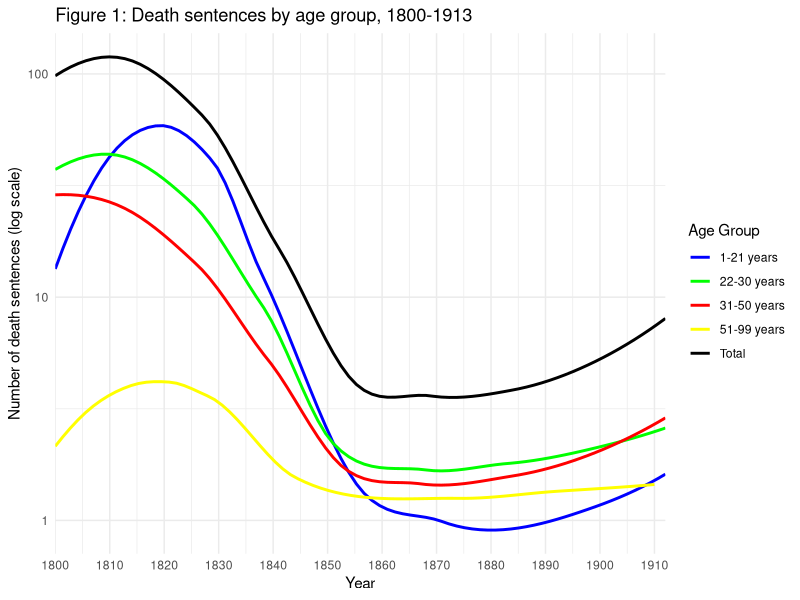
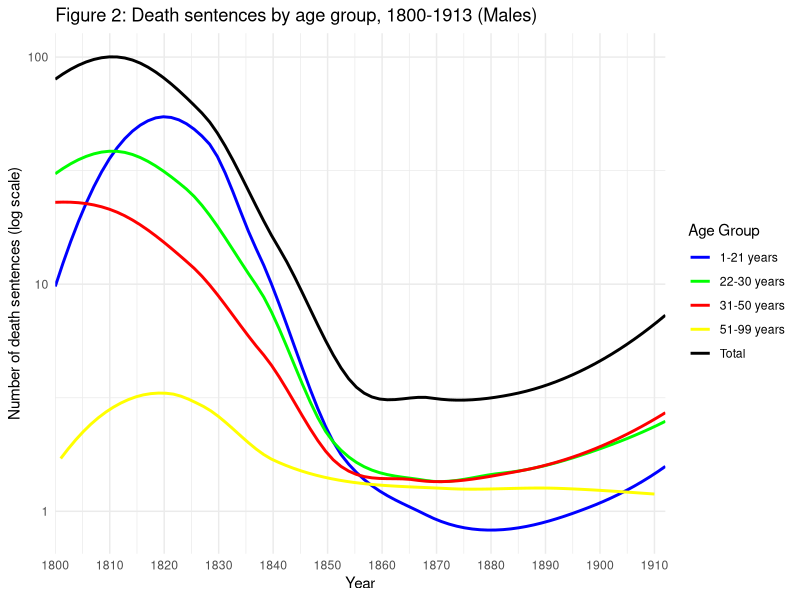
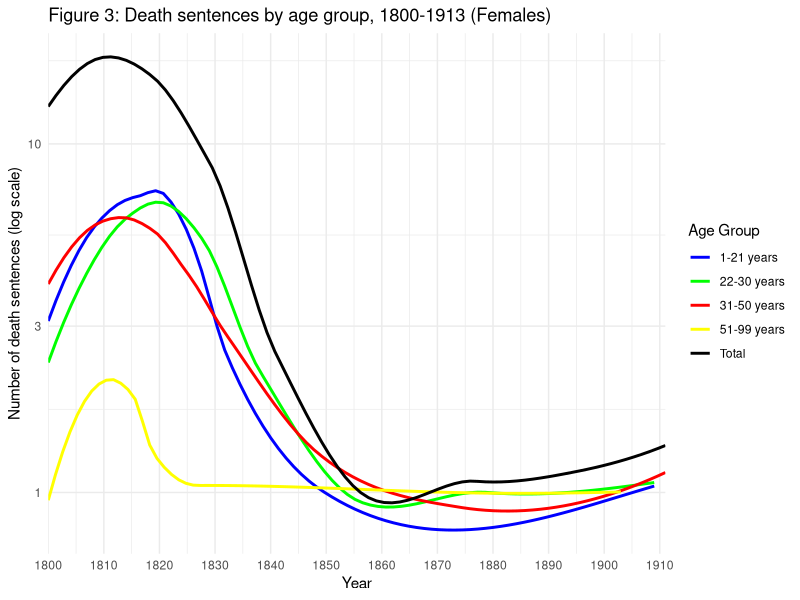
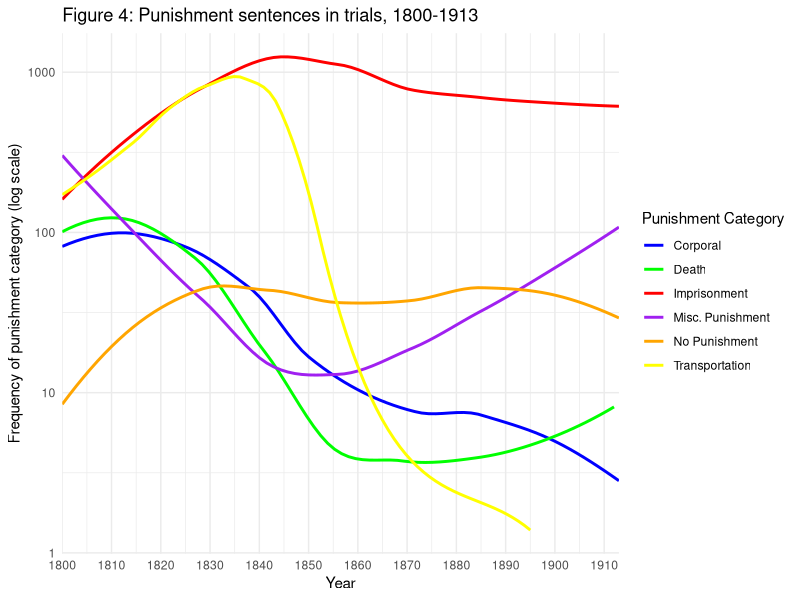
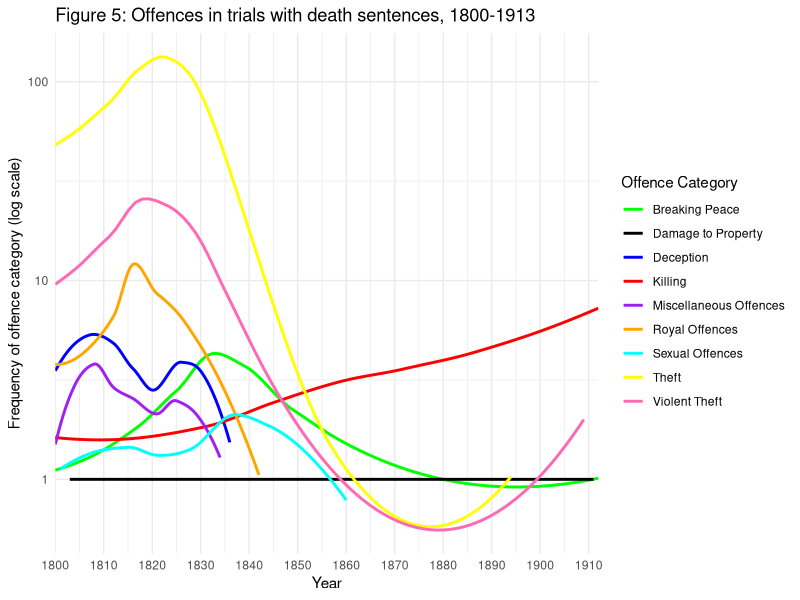
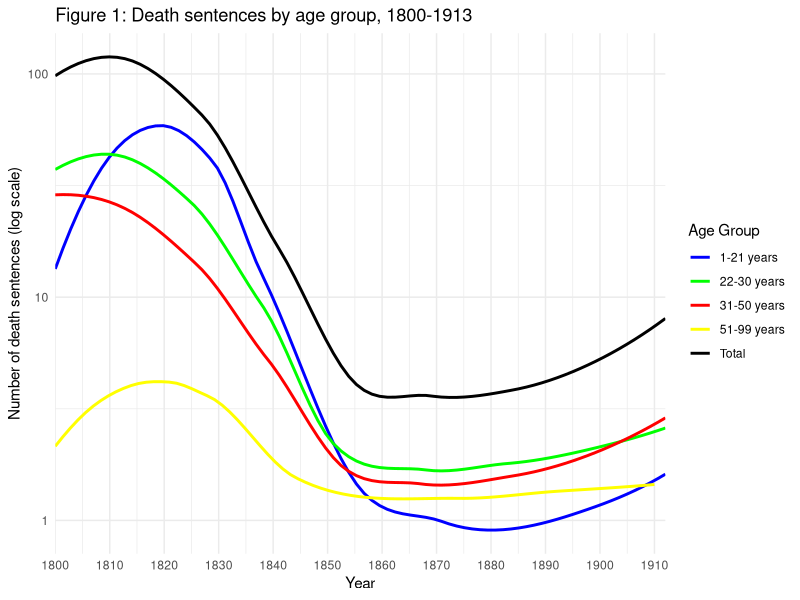
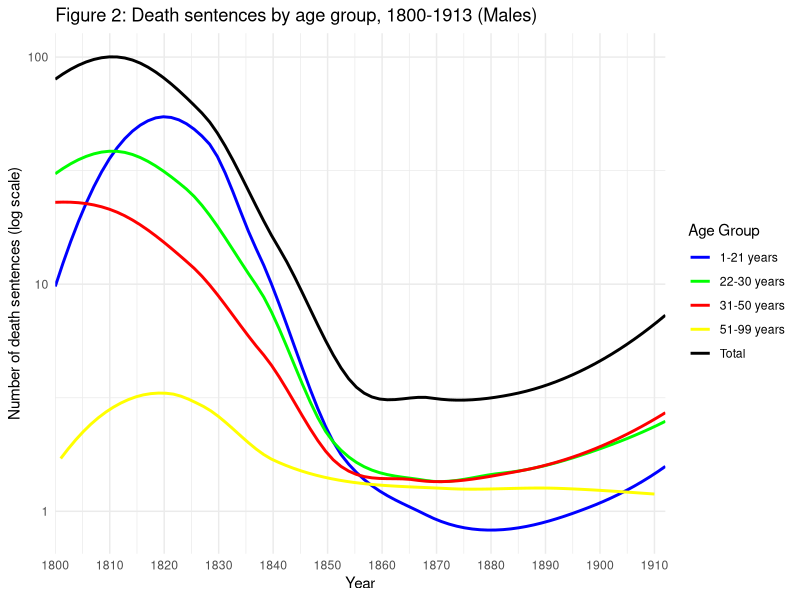
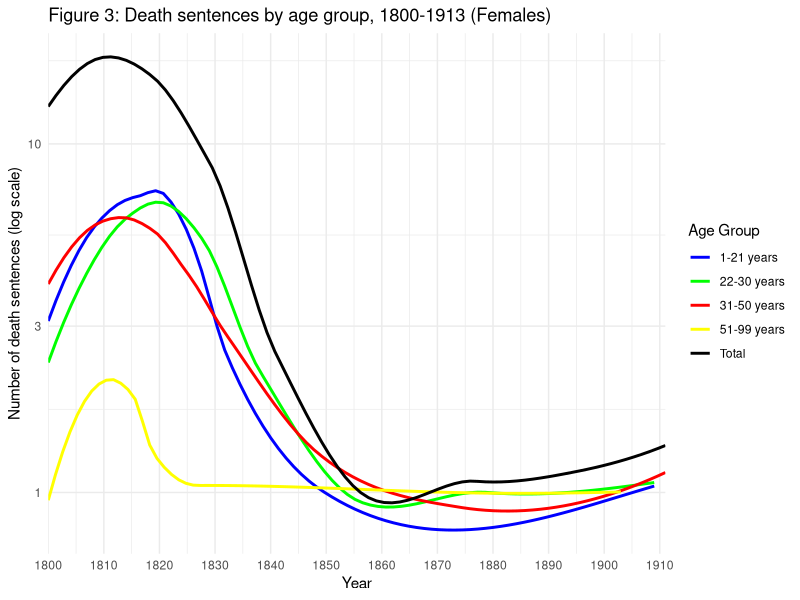

The R script that drew these images, in order:
## ---- chunk 1
knitr::opts_chunk$set(echo = TRUE, warning = FALSE, message = FALSE)

library(tidyverse)


## ---- chunk 2

## 1800-1913 all genders

df_ages_years_all <- read_csv("data/oldbailey_defendant_all.csv") #Reading the data-sheet
df_ages_years_all <- df_ages_years_all %>% rename(year = key) #Renaming "key" value to year.
df_ages_years_all <- filter(df_ages_years_all, year >= 1800) #Removing years before 1800

df_ages_years_all <- df_ages_years_all %>%  #Creating four age-groups
  mutate(age_group_1_21 = rowSums(df_ages_years_all[, 3:23])) %>% 
  mutate(age_group_22_30 = rowSums(df_ages_years_all[, 24:32])) %>% 
  mutate(age_group_31_50 = rowSums(df_ages_years_all[, 33:52])) %>% 
  mutate(age_group_51_99 = rowSums(df_ages_years_all[, 53:101]))

df_ages_years_all <- df_ages_years_all[, c("year", "doc_count", "age_group_1_21", "age_group_22_30", "age_group_31_50", "age_group_51_99")]

df_ages_years_all <- df_ages_years_all %>%
  mutate(total = rowSums(df_ages_years_all[, 3:6])) 


## 1800-1913 men
df_men <- read_csv("data/oldbailey_defendant_males.csv")
df_men <- df_men %>% rename(year = key)
df_men <- filter(df_men, year >= 1800)

df_men <- df_men %>%  #Creating four age-groups
  mutate(age_group_1_21 = rowSums(df_men[, 3:23])) %>% 
  mutate(age_group_22_30 = rowSums(df_men[, 24:32])) %>% 
  mutate(age_group_31_50 = rowSums(df_men[, 33:52])) %>% 
  mutate(age_group_51_99 = rowSums(df_men[, 53:101]))

df_men <- df_men[, c("year", "doc_count", "age_group_1_21", "age_group_22_30", "age_group_31_50", "age_group_51_99")]

df_men <- df_men %>%
  mutate(total = rowSums(df_men[, 3:6])) 


## 1800-1913 women
df_women <- read_csv("data/oldbailey_defendant_females.csv")
df_women <- df_women %>% rename(year = key)
df_women <- filter(df_women, year >= 1800)

df_women <- df_women %>%  #Creating four age-groups
  mutate(age_group_1_21 = rowSums(df_women[, 3:23])) %>% 
  mutate(age_group_22_30 = rowSums(df_women[, 24:32])) %>% 
  mutate(age_group_31_50 = rowSums(df_women[, 33:52])) %>% 
  mutate(age_group_51_99 = rowSums(df_women[, 53:101]))

df_women <- df_women[, c("year", "doc_count", "age_group_1_21", "age_group_22_30", "age_group_31_50", "age_group_51_99")]

df_women <- df_women %>%
  mutate(total = rowSums(df_women[, 3:6])) 


## Punishment categories
df_punish <- read.csv("data/oldbailey_defendant_punishments.csv")
df_punish <- df_punish %>% rename(year = key)
df_punish <- filter(df_punish, year >= 1800)


## Offence categories
df_offence <- read.csv("data/oldbailey_defendant_offences.csv")
df_offence <- df_offence %>% rename(year = key)
df_offence <- filter(df_offence, year >= 1800)


## ---- chunk 3


dfplot_ages_years_all <- select(df_ages_years_all, year, age_group_1_21, age_group_22_30, age_group_31_50, age_group_51_99, total)
dfplot_ages_years_all <- pivot_longer(dfplot_ages_years_all, cols = -year, names_to = "age_group", values_to = "executions")

ggplot(dfplot_ages_years_all, aes(x = year, y = executions, color = age_group)) +
  geom_smooth(se = FALSE, method = "loess", linewidth = 1.0) +
  scale_y_log10() +
  ggtitle("Figure 1: Death sentences by age group, 1800-1913") +
  xlab("Year") +
  ylab("Number of death sentences (log scale)") +
  scale_x_continuous(breaks = seq(1800, 1913, by = 10), expand = c(0, 0)) +
  theme_minimal() +
  scale_color_manual(values = c("age_group_1_21" = "blue", "age_group_22_30" = "green", "age_group_31_50" = "red", "age_group_51_99" = "yellow", "total" = "black"), labels = c("1-21 years", "22-30 years", "31-50 years", "51-99 years", "Total")) +
  labs(color = "Age Group")

ggsave(filename = "figures/fig1_executions_by_age_group_all.png", width = 10, height = 6)


## ---- chunk 4


dfplot_men <- select(df_men, year, age_group_1_21, age_group_22_30, age_group_31_50, age_group_51_99, total)
dfplot_men <- pivot_longer(dfplot_men, cols = -year, names_to = "age_group", values_to = "executions")

ggplot(dfplot_men, aes(x = year, y = executions, color = age_group)) +
  geom_smooth(se = FALSE, method = "loess", linewidth = 1.0) +
  scale_y_log10() +
  ggtitle("Figure 2: Death sentences by age group, 1800-1913 (Males)") +
  xlab("Year") +
  ylab("Number of death sentences (log scale)") +
  scale_x_continuous(breaks = seq(1800, 1913, by = 10), expand = c(0, 0)) +
  theme_minimal() +
  scale_color_manual(values = c("age_group_1_21" = "blue", "age_group_22_30" = "green", "age_group_31_50" = "red", "age_group_51_99" = "yellow", "total" = "black"), labels = c("1-21 years", "22-30 years", "31-50 years", "51-99 years", "Total")) +
  labs(color = "Age Group")

ggsave(filename = "figures/fig2_executions_by_age_group_men.png", width = 10, height = 6)



## ---- chunk 5


dfplot_women <- select(df_women, year, age_group_1_21, age_group_22_30, age_group_31_50, age_group_51_99, total)
dfplot_women <- pivot_longer(dfplot_women, cols = -year, names_to = "age_group", values_to = "executions")

ggplot(dfplot_women, aes(x = year, y = executions, color = age_group)) +
  geom_smooth(se = FALSE, method = "loess", linewidth = 1.0) +
  scale_y_log10() +
  ggtitle("Figure 3: Death sentences by age group, 1800-1913 (Females)") +
  xlab("Year") +
  ylab("Number of death sentences (log scale)") +
  scale_x_continuous(breaks = seq(1800, 1913, by = 10), expand = c(0, 0)) +
  theme_minimal() +
  scale_color_manual(values = c("age_group_1_21" = "blue", "age_group_22_30" = "green", "age_group_31_50" = "red", "age_group_51_99" = "yellow", "total" = "black"), labels = c("1-21 years", "22-30 years", "31-50 years", "51-99 years", "Total")) +
  labs(color = "Age Group")

ggsave(filename = "figures/fig3_executions_by_age_group_women.png", width = 10, height = 6)



## ---- chunk 6

dfplot_punish <- select(df_punish, year, death, corporal, imprison, miscPunish, noPunish, transport)
dfplot_punish <- pivot_longer(dfplot_punish, cols = -year, names_to = "punish_type", values_to = "punish_amount")


ggplot(dfplot_punish, aes(x = year, y = punish_amount, color = punish_type)) +
  geom_smooth(se = FALSE, method = "loess", linewidth = 1.0) +
  scale_y_log10() +
  ggtitle("Figure 4: Punishment sentences in trials, 1800-1913") +
  xlab("Year") +
  ylab("Frequency of punishment category (log scale)") +
  scale_x_continuous(breaks = seq(1800, 1913, by = 10), expand = c(0, 0)) +
  theme_minimal() +
  scale_color_manual(
  values = c("death" = "green", "corporal" = "blue", "imprison" = "red", "miscPunish" = "purple", "noPunish" = "orange", "transport" = "yellow"),
  labels = c("death" = "Death", "corporal" = "Corporal", "imprison" = "Imprisonment", "miscPunish" = "Misc. Punishment", "noPunish" = "No Punishment", "transport" = "Transportation")) +
  labs(color = "Punishment Category")

ggsave(filename = "figures/fig4_punishment_types.png", width = 10, height = 6)


## ---- chunk 7


dfplot_offence <- select(df_offence, year, breakingPeace, deception, kill, miscellaneous, royalOffences, theft, violentTheft, sexual, damage,)
dfplot_offence <- pivot_longer(dfplot_offence, cols = -year, names_to = "offence_category", values_to = "offence_amount")

ggplot(dfplot_offence, aes(x = year, y = offence_amount, color = offence_category)) +
  geom_smooth(se = FALSE, method = "loess", linewidth = 1.0) +
  scale_y_log10() +
  ggtitle("Figure 5: Offences in trials with death sentences, 1800-1913") +
  xlab("Year") +
  ylab("Frequency of offence category (log scale)") +
  scale_x_continuous(breaks = seq(1800, 1913, by = 10), expand = c(0, 0)) +
  theme_minimal() +
  scale_color_manual(
  values = c("breakingPeace" = "green", "deception" = "blue", "kill" = "red", "miscellaneous" = "purple", "royalOffences" = "orange", "theft" = "yellow", "violentTheft" = "hotpink", "sexual" = "cyan", "damage" = "black"),
  labels = c("breakingPeace" = "Breaking Peace", "deception" = "Deception", "kill" = "Killing", "miscellaneous" = "Miscellaneous Offences", "royalOffences" = "Royal Offences", "theft" = "Theft", "violentTheft" = "Violent Theft", "sexual" = "Sexual Offences", "damage" = "Damage to Property")) +
  labs(color = "Offence Category")

ggsave(filename = "figures/fig5_offences_committed.png", width = 10, height = 6)



